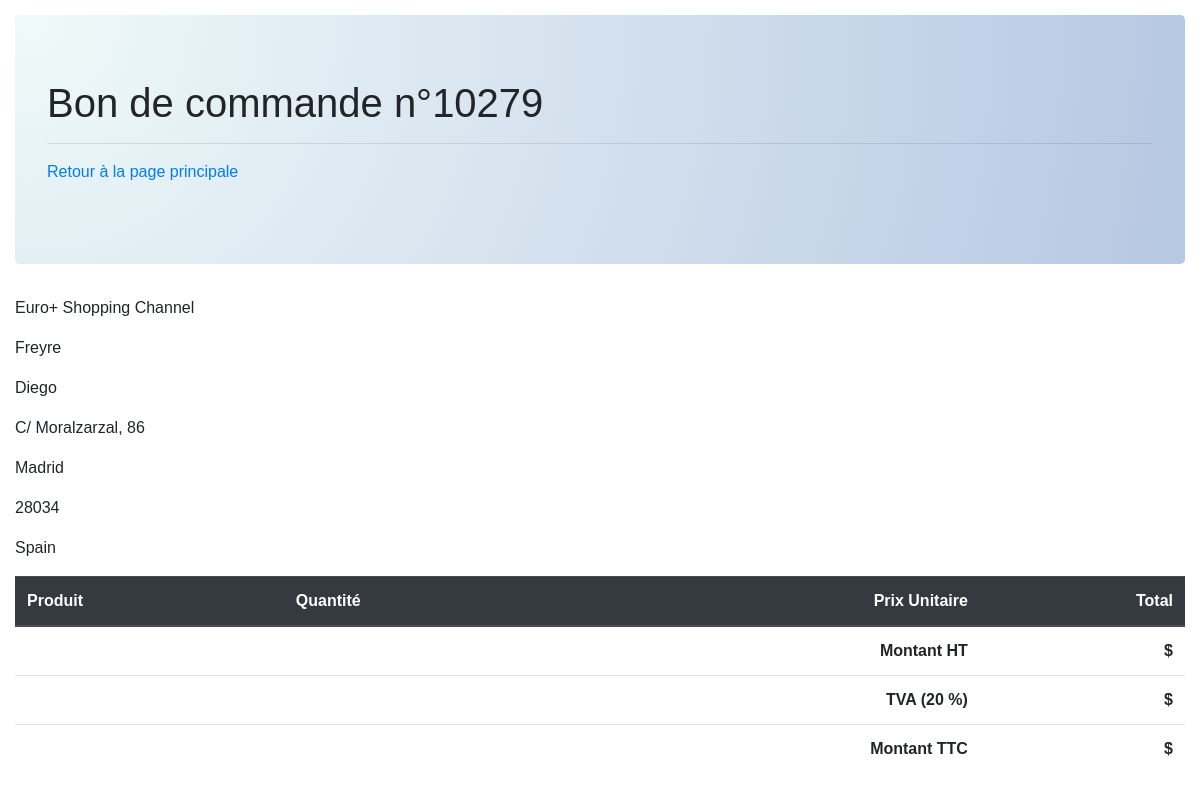
/projet1/projet_php/invoice.php?orderNumber=10279, run on the app's committed database.
### tables this page shows
CREATE TABLE `customers` (
  `customerNumber` int(11) NOT NULL,
  `customerName` varchar(50) NOT NULL,
  `contactLastName` varchar(50) NOT NULL,
  `contactFirstName` varchar(50) NOT NULL,
  `phone` varchar(50) NOT NULL,
  `addressLine1` varchar(50) NOT NULL,
  `addressLine2` varchar(50) DEFAULT NULL,
  `city` varchar(50) NOT NULL,
  `state` varchar(50) DEFAULT NULL,
  `postalCode` varchar(15) DEFAULT NULL,
  `country` varchar(50) NOT NULL,
  `salesRepEmployeeNumber` int(11) DEFAULT NULL,
  `creditLimit` double DEFAULT NULL,
  PRIMARY KEY (`customerNumber`),
  KEY `salesRepEmployeeNumber` (`salesRepEmployeeNumber`),
  CONSTRAINT `customers_ibfk_1` FOREIGN KEY (`salesRepEmployeeNumber`) REFERENCES `employees` (`employeeNumber`)
);

### projet1/projet_php/invoice.php (called while the page is built)
<?php
$user = 'root';
$pass = 'root';
$bdd = new PDO('mysql:host=localhost:8889;dbname=classicmodels', $user, $pass);
$queryCustomer = $bdd-> prepare('SELECT customers.customerName,  customers.contactLastName, customers.contactFirstName, customers.addressLine1, customers.city, customers.postalCode, customers.country
                               FROM customers
                                JOIN orders on orders.customerNumber = customers.customerNumber
                               WHERE orders.orderNumber = :ancOrderNumber');
$queryCustomer->execute(['ancOrderNumber' => $_GET['orderNumber']]);
$resCustomer = $queryCustomer->fetch(PDO::FETCH_ASSOC);
include 'templates/invoice.phtml';
?>

### projet1/projet_php/templates/invoice.phtml (the view, shortened to what this page needs)
<!DOCTYPE html>
<html lang="en">
<head>
    <link href="https://cdnjs.cloudflare.com/ajax/libs/twitter-bootstrap/4.4.1/css/bootstrap.min.css" rel="stylesheet">
    <link href="css/orders.css" rel="stylesheet">
</head>
<body class="container-fluid">
    <header class="jumbotron">
        <h1>Bon de commande n°<?= $_GET['orderNumber'] ?></h1>
        <hr>
        <p><a href="index.php">Retour à la page principale</a></p>
    </header>
    <section>
        <?php
            echo '<p>'.$resCustomer['customerName'].'</p>';
            echo '<p>'.$resCustomer['contactLastName'].'</p>';
            echo '<p>'.$resCustomer['contactFirstName'].'</p>';
            echo '<p>'.$resCustomer['addressLine1'].'</p>';
            echo '<p>'.$resCustomer['city'].'</p>';
            echo '<p>'.$resCustomer['postalCode'].'</p>';
            echo '<p>'.$resCustomer['country'].'</p>';
        ?>
    </section>
    <table class="table">
        <thead class="thead-dark">
            <tr>
                <th>Produit</th>
                <th>Quantité</th>
                <th class="text-right">Prix Unitaire</th>
                <th class="text-right">Total</th>
            </tr>
        </thead>
        <tfoot>
            <tr>
                <th class="text-right" colspan="3">Montant HT</th>
                <th class="text-right"> $</th>
            </tr>
            <tr>
                <th class="text-right" colspan="3">TVA (20 %)</th>
                <th class="text-right"> $</th>
            </tr>
            <tr>
                <th class="text-right" colspan="3">Montant TTC</th>
                <th class="text-right"> $</th>
            </tr>
        </tfoot>
    </table>
</body>
</html>

### projet1/projet_php/css/orders.css (style rules this page uses)
* { box-sizing: border-box; }
body { font-family: Montserrat, sans-serif; padding-top: 15px; }
h1 { font-weight: 300; }
.jumbotron { background-image: radial-gradient( circle farthest-corner at 1.3% 2.8%, rgba(239,249,249,1) 0%, rgba(182,199,226,1) 100.2% ); }

### data on the page
customers: customerName "Euro+ Shopping Channel", contactLastName "Freyre", contactFirstName "Diego", addressLine1 "C/ Moralzarzal, 86", city "Madrid", postalCode "28034", country "Spain"

### other printed values
$_GET['orderNumber'] "10279"
